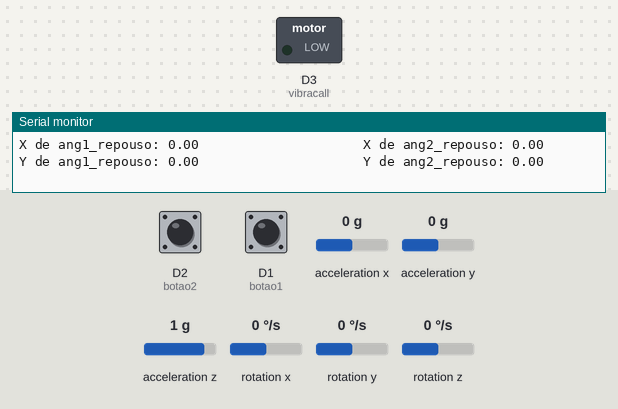
Recording of a sketch running on a simulated ESP8266 (NodeMCU). Shown: switched loads named in the sketch (green lamp = pin HIGH), the last lines printed to the serial monitor. Wiring (inferred from the names in the program): MPU-6050 motion sensor at I2C address 0x68; MPU-6050 motion sensor at I2C address 0x69. The test bench sets the inputs (shaded band); at power-on: D2 (botao2) LOW, acceleration z 1 g, D1 (botao1) LOW, acceleration x 0 g, acceleration y 0 g, rotation x 0 °/s, rotation y 0 °/s, rotation z 0 °/s. WiFi joins after 1.5 s; servers stay silent unless stated.

Above: at 2.7 s.
2.8 s: D2 (botao2) pulled HIGH for 0.3 s
At 5.69 s:
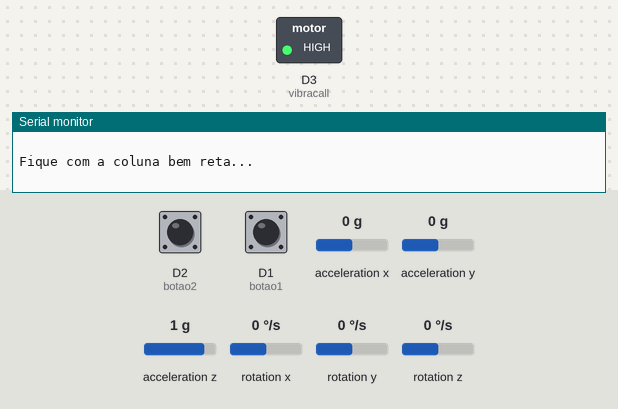
6.2 s: acceleration z set to 0 g
Timing chart, 0 to 12.2 s (numbered marks = the images above; inputs shaded):
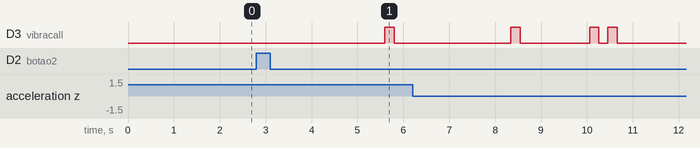

The sketch:

AlignU_3018BST.ino
```cpp
// ---------- PROJETO: ALIGN U ---------------  ORIENTADOR: ALAN LIMA ---------------- EQUIPE: 3018BST  ----------
// ---------- INTEGRANTES: MARIA CLARA (31 TE), MARINA (32 BI), PEDRO NOGUEIRA (34 DS) E RAÍSSA (31 TE) ----------

// MONITORAMENTO: Monitora a variação da coluna ao longo do dia e alerta a pessoa caso esteja em uma má postura.
// MEDIÇÃO SEMANAL: Faz a medição comparando postura reta e repouso e envia para Ubidots.

/* ORDEM VOID:
    configModeCallback()
    SETUP()
    LOOP()
    sensor1()
    sensor2()
    le_posturaReta()
    le_posturaRepouso()
    medicao_coluna()
*/

#include<Wire.h>
#define AR 16384.0
#define GR 131.0
#define RAD_A_DEG 57.295779

#define botao1 D1
#define botao2 D2
#define vibracall D3

#include <WiFiManager.h> // https://github.com/tzapu/WiFiManager
#include "Ubidots.h"

//Endereço em hexadecimal do sensor MPU 6050
const int ENDERECO_SENSOR1=0x68;
const int ENDERECO_SENSOR2=0x69;

const char* UBIDOTS_TOKEN = "BBFF-5zcBruZbdvVyGO4YswaqzubqY8QbC1";  // Put here your Ubidots TOKEN
Ubidots ubidots(UBIDOTS_TOKEN);

int girX1, girY1, girZ1, acelX1, acelY1, acelZ1;
int girX2, girY2, girZ2, acelX2, acelY2, acelZ2;

float Acc1_reto[2];
float Acc1_repouso[2];
float Gy1[2];

float Acc2_reto[2];
float Acc2_repouso[2];
float Gy2[2];

float ang1_reto[2];
float ang1_repouso[2];

float ang2_reto[2];
float ang2_repouso[2];

float aux=0;
float aux2=0;

float diferencapX1 = 0; // diferença monitoramento
float diferencapX2 = 0; // diferença monitoramento
float diferencapY1 = 0; // diferença monitoramento
float diferencapY2 = 0; // diferença monitoramento

float diferencaX1 = 0;  // diferença medição semanal
float diferencaY1 = 0;  // diferença medição semanal
float diferencaX2 = 0;  // diferença medição semanal
float diferencaY2 = 0;  // diferença medição semanal

float mediaX = 0;       // média medição semanal
float mediaY = 0;       // média medição semanal

unsigned long cont_tempoInicial = millis();
unsigned long cont_tempoPostura = millis();

int cont_padrao = 0;    // identifica que o botão de monitoramento foi acionado
int cont_postura = 0;   // identifica que a pessoa está em uma má postura por mais de 10 seg
int cont_tempo;         //


void configModeCallback (WiFiManager *myWiFiManager) {
  Serial.println("Entered config mode");
  Serial.println(WiFi.softAPIP());
  //if you used auto generated SSID, print it
  Serial.println(myWiFiManager->getConfigPortalSSID());
}

///////////////////////////////////////////////////////////////////////// VOID SETUP /////////////////////////////////////////////////////////////////////////

void setup() {
  pinMode(D1,INPUT);
  pinMode(D2,INPUT);
  pinMode(D3,OUTPUT); // Pino para acionar Vibracall

  Serial.begin(115200);
  WiFiManager wifiManager;
  //set callback that gets called when connecting to previous WiFi fails, and enters Access Point mode
  wifiManager.setAPCallback(configModeCallback);
  //fetches ssid and pass and tries to connect
      if(!wifiManager.autoConnect()) {
        Serial.println("failed to connect and hit timeout");
        //reset and try again, or maybe put it to deep sleep
        ESP.restart();
        delay(1000);
        const char *WIFI = WiFi.SSID().c_str(); // Converte string para char* para não haver probvlema de leitura
        const char *SENHA =WiFi.psk().c_str();  // Converte string parar char* para não haver probvlema de leitura
        ubidots.wifiConnect(WIFI, SENHA);
    }

  //Inicializa a biblioteca Wire
  Wire.begin(D6,D5);
  Wire.beginTransmission(ENDERECO_SENSOR1);
  Wire.write(0x6B);

  //Inicializa o sensor
  Wire.write(0);
  Wire.endTransmission(true);
  Wire.beginTransmission(ENDERECO_SENSOR2);
  Wire.write(0x6B);

  //Inicializa o sensor
  Wire.write(0);
  Wire.endTransmission(true);

  //attachInterrupt(digitalPinToInterrupt(D2), medicao, RISING);
}

///////////////////////////////////////////////////////////////////////// VOID LOOP /////////////////////////////////////////////////////////////////////////

void loop() {

  // ------------------------------------------------------------ LEITURA DA POSTURA PADRÃO  ------------------------------------------------------------
  if(digitalRead(botao1)==HIGH) {
    cont_padrao=1;

    delay(1000);

    Serial.println("  ");
    Serial.println("\\\\\\\\\\\\\\\\\\\\\\\\\\\\\\\\\\\\\\\\\\\\\\\\\\\\\\\\\\\\\\\\\\\\\\\\\\\\\\\\\\\\\\\\\\\\\\\\\\\\\\\\\\\\\\\\\\\\\\\\\\");
    Serial.println("  ");
    Serial.println("Fique com a postura reta para a medição padrão");
    Serial.println("  ");

    delay(500);

    digitalWrite(vibracall, HIGH);
    delay(200);
    digitalWrite(vibracall, LOW);
    delay(1000);

    le_posturaReta();

    delay(500);

    digitalWrite(vibracall, HIGH);
    delay(200);
    digitalWrite(vibracall, LOW);
    delay(200);
    digitalWrite(vibracall, HIGH);
    delay(200);
    digitalWrite(vibracall, LOW);

    Serial.println("SENSOR 1 PADRAO                              SENSOR2 PADRAO");
    Serial.print("X de ang1_padrao: ");     Serial.print(ang1_reto[0]);
    Serial.print("                        X de ang2_padrao: ");       Serial.println(ang2_reto[0]);
    Serial.print("Y de ang1_padrao: ");     Serial.print(ang1_reto[1]);
    Serial.print("                        Y de ang2_padrao: ");       Serial.println(ang2_reto[1]);

    Serial.println("  ");
    Serial.println("\\\\\\\\\\\\\\\\\\\\\\\\\\\\\\\\\\\\\\\\\\\\\\\\\\\\\\\\\\\\\\\\\\\\\\\\\\\\\\\\\\\\\\\\\\\\\\\\\\\\\\\\\\\\\\\\\\\\\\\\\\\\\\\\\\\\\\\\\\\\\\\\\\\\\\");

    delay(3000);  // DELAY REDUZIDO
  }

  // ----------------------------------------------------------- DIFERENÇA PADRÃO E REPOUSO  ------------------------------------------------------------
  if(cont_padrao>0) {
    Serial.println("Calculando a diferenca...");
    Serial.println("   ");

    delay(100);  // DELAY REDUZIDO

    diferencapX1 = ang1_reto[0]-ang1_repouso[0]; // diferença sensor 1 de X padrão e repouso
    diferencapY1 = ang1_reto[1]-ang1_repouso[1]; // diferença sensor 1 de Y padrão e repouso

    diferencapX2 = ang2_reto[0]-ang2_repouso[0]; // diferença sensor 2 de X padrão e repouso
    diferencapY2 = ang2_reto[1]-ang2_repouso[1]; // diferença sensor 2 de Y padrão e repouso

    Serial.println("SENSOR 1                                     SENSOR 2");
    Serial.print("diferencapX1: ");    Serial.print(diferencapX1);
    Serial.print("                           diferencapX2: ");    Serial.println(diferencapX2);
    Serial.print("diferencapY1: ");    Serial.print(diferencapY1);
    Serial.print("                           diferencapY2: ");    Serial.println(diferencapY2);

    Serial.println("   ");
    Serial.println("=-=-=-=-=-=-=-=-=-=-=-=-=-=-=-=-=-==-=-=-=-=-=-=-=-=-=-=-=-=-=-=-=-=-=-=-=-=-=-=-=-=-=-=-");
    delay(500);  // DELAY REDUZIDO
  }

  // ------------------------------------------------------------ LEITURA DA POSTURA REPOUSO  ------------------------------------------------------------
  le_posturaRepouso();
  Serial.println("SENSOR 1 REPOUSO                             SENSOR 2 REPOUSO");
  Serial.print("X de ang1_repouso: ");        Serial.print(ang1_repouso[0]);
  Serial.print("                     X de ang2_repouso: ");            Serial.println(ang2_repouso[0]);
  Serial.print("Y de ang1_repouso: ");        Serial.print(ang1_repouso[1]);
  Serial.print("                     Y de ang2_repouso: ");            Serial.println(ang2_repouso[1]);
  Serial.println("  ");

  delay(500);  // DELAY NÃO REDUZIDO

  // -------------------------------------------------------------- FAZ A MEDIÇÃO SEMANAL  ---------------------------------------------------------------
  if(digitalRead(botao2)==HIGH){  // SUBSTITUIR POR INTERRUPÇÃO EXTERNA
    medicao_coluna();
    }

  // -----------------------------------------------------------------------------------------------------------------------------------------------------

      if(diferencapX1<-10||diferencapX1>10 || diferencapY1<-10||diferencapY1>10 || diferencapX2<-10||diferencapX2>10 || diferencapY2<-10||diferencapY2>10)
         { // se a variação é maior que 10
            if(cont_postura==0)
            {
              //primeira vez
              cont_tempoInicial = millis();
            }

        cont_postura=1;   // soma 1
        cont_tempoPostura = millis();

        if((cont_tempoPostura - cont_tempoInicial) > 10000)
        {
            cont_tempo=1;
        }
        else
        {
          cont_tempo=0;
        }
        Serial.print("Tempo: ");
        Serial.print(cont_tempo);
     }

  if(cont_padrao>0) {
     if(cont_tempo==1) {
      delay(2000);
      digitalWrite(vibracall, HIGH);
      delay(2000);
      digitalWrite(vibracall, LOW);
      Serial.println("  ");
      Serial.print("                           Resultado: Postura incorreta");
      Serial.println("  ");
      delay(500);
      cont_postura=0;
      cont_tempo=0;
    }
    else{
      digitalWrite(vibracall, LOW);
      Serial.println("  ");
      Serial.println("                               Sem mudanças");
      Serial.println("  ");
      //cont_postura=0;
      //cont_tempo=0;
      }
  }

    Serial.println("=-=-=-=-=-=-=-=-=-=-=-=-=-=-=-=-=-==-=-=-=-=-=-=-=-=-=-=-=-=-=-=-=-=-=-=-=-=-=-=-=-=-=-=-");

    delay(20);  // DELAY REDUZIDO
}

///////////////////////////////////////////////////////////////////////// VOID SENSOR 1 /////////////////////////////////////////////////////////////////////////

void sensor1(){
  //Começa uma transmissão com o sensor
  Wire.beginTransmission(ENDERECO_SENSOR1);

  //Enfilera os bytes a ser transmitidos para o sensor
  //Começando com o registor 0x3B
  Wire.write(0x3B);  // starting with register 0x3B (ACCEL_XOUT_H)

  //Finaliza e transmite os dados para o sensor. O false fará com que seja enviado uma mensagem
  //de restart e o barramento não será liberado
  Wire.endTransmission(false);

  //Solicita os dados do sensor, solicitando 14 bytes, o true fará com que o barramento seja liberado após a solicitação
  //(o valor padrão deste parâmetro é true)
  Wire.requestFrom(ENDERECO_SENSOR1, 14, true);

  //Armazena o valor dos sensores nas variaveis correspondentes
  acelX1 = Wire.read()<<8|Wire.read();  //0x3B (ACCEL_XOUT_H) & 0x3C (ACCEL_XOUT_L)
  acelY1 = Wire.read()<<8|Wire.read();  //0x3D (ACCEL_YOUT_H) & 0x3E (ACCEL_YOUT_L)
  acelZ1 = Wire.read()<<8|Wire.read();  //0x3F (ACCEL_ZOUT_H) & 0x40 (ACCEL_ZOUT_L)

  girX1 = Wire.read()<<8|Wire.read();  //0x43 (GYRO_XOUT_H) & 0x44 (GYRO_XOUT_L)
  girY1 = Wire.read()<<8|Wire.read();  //0x45 (GYRO_YOUT_H) & 0x46 (GYRO_YOUT_L)
  girZ1 = Wire.read()<<8|Wire.read();  //0x47 (GYRO_ZOUT_H) & 0x48 (GYRO_ZOUT_L)

  // Calculamos os ângulos Y, X respectivamente.
  aux = pow((acelY1/AR),2)+pow((acelZ1/AR),2);
  aux=sqrt(aux);
  aux2 = acelX1/AR;
  }

///////////////////////////////////////////////////////////////////////// VOID SENSOR 2 /////////////////////////////////////////////////////////////////////////

void sensor2(){
  //Começa uma transmissão com o sensor
  Wire.beginTransmission(ENDERECO_SENSOR2);

  //Enfilera os bytes a ser transmitidos para o sensor
  //Começando com o registor 0x3B
  Wire.write(0x3B);  // starting with register 0x3B (ACCEL_XOUT_H)

  //Finaliza e transmite os dados para o sensor. O false fará com que seja enviado uma mensagem
  //de restart e o barramento não será liberado
  Wire.endTransmission(false);

  //Solicita os dados do sensor, solicitando 14 bytes, o true fará com que o barramento seja liberado após a solicitação
  //(o valor padrão deste parâmetro é true)
  Wire.requestFrom(ENDERECO_SENSOR2, 14, true);

  //Armazena o valor dos sensores nas variaveis correspondentes
  acelX2 = Wire.read()<<8|Wire.read();  //0x3B (ACCEL_XOUT_H) & 0x3C (ACCEL_XOUT_L)
  acelY2 = Wire.read()<<8|Wire.read();  //0x3D (ACCEL_YOUT_H) & 0x3E (ACCEL_YOUT_L)
  acelZ2 = Wire.read()<<8|Wire.read();  //0x3F (ACCEL_ZOUT_H) & 0x40 (ACCEL_ZOUT_L)

  girX2 = Wire.read()<<8|Wire.read();  //0x43 (GYRO_XOUT_H) & 0x44 (GYRO_XOUT_L)
  girY2 = Wire.read()<<8|Wire.read();  //0x45 (GYRO_YOUT_H) & 0x46 (GYRO_YOUT_L)
  girZ2 = Wire.read()<<8|Wire.read();  //0x47 (GYRO_ZOUT_H) & 0x48 (GYRO_ZOUT_L)

  // Calculamos os ângulos Y, X respectivamente.
  aux = pow((acelY2/AR),2)+pow((acelZ2/AR),2);
  aux=sqrt(aux);
  aux2 = acelX2/AR;
  }

//////////////////////////////////////////////////////////////////// VOID LE POSTURA RETA ///////////////////////////////////////////////////////////////////////

void le_posturaReta() {
 // ---------------------------------------------- LEITURA DO MPU 1 POSTURA RETA ----------------------------------------------
  sensor1();

  // Calculamos os ângulos Y, X respectivamente.
  Acc1_reto[1] = atan(-1*aux2/aux)*RAD_TO_DEG;
  aux = pow((acelX1/AR),2)+pow((acelZ1/AR),2);
  aux=sqrt(aux);
  aux2 = acelY1/AR;
  Acc1_reto[0] = atan(aux2/aux)*RAD_TO_DEG;
  // Calculamos o ângulo do giroscópio
  Gy1[0] = girX1/GR;
  Gy1[1] = girY1/GR;

  ang1_reto[0] = Acc1_reto[0];  // Sensor 1, valor reto de X
  ang1_reto[1] = Acc1_reto[1];  // Sensor 1, valor reto de Y

  // ---------------------------------------------- LEITURA DO MPU 2 POSTURA RETA ----------------------------------------------
  sensor2();

  // Calculamos os ângulos Y, X respectivamente.
  Acc2_reto[1] = atan(-1*aux2/aux)*RAD_TO_DEG;
  aux = pow((acelX2/AR),2)+pow((acelZ2/AR),2);
  aux=sqrt(aux);
  aux2 = acelY2/AR;
  Acc2_reto[0] = atan(aux2/aux)*RAD_TO_DEG;

  // Calculamos o ângulo do giroscópio
  Gy2[0] = girX2/GR;
  Gy2[1] = girY2/GR;

  ang2_reto[0] = Acc2_reto[0];  // Sensor 2, valor reto de X
  ang2_reto[1] = Acc2_reto[1];  // Sensor 2, valor reto de Y

  delay(30);  // DELAY REDUZIDO
 }

//////////////////////////////////////////////////////////////////// VOID LE POSTURA REPOUSO ///////////////////////////////////////////////////////////////////////

void le_posturaRepouso() {

  // ---------------------------------------------- LEITURA DO MPU 1 POSTURA REPOUSO ----------------------------------------------
  sensor1();

  // Calculamos os ângulos Y, X respectivamente.
  Acc1_repouso[1] = atan(-1*aux2/aux)*RAD_TO_DEG;
  aux = pow((acelX1/AR),2)+pow((acelZ1/AR),2);
  aux=sqrt(aux);
  aux2 = acelY1/AR;
  Acc1_repouso[0] = atan(aux2/aux)*RAD_TO_DEG;
  // Calculamos o ângulo do giroscópio
  Gy1[0] = girX1/GR;
  Gy1[1] = girY1/GR;

  ang1_repouso[0] = Acc1_repouso[0];  // Sensor 1, valor repouso de X
  ang1_repouso[1] = Acc1_repouso[1];  // Sensor 1, valor repouso de Y

  // ---------------------------------------------- LEITURA DO MPU 2 POSTURA REPOUSO ----------------------------------------------
  sensor2();

  // Calculamos os ângulos Y, X respectivamente.
  Acc2_repouso[1] = atan(-1*aux2/aux)*RAD_TO_DEG;
  aux = pow((acelX2/AR),2)+pow((acelZ2/AR),2);
  aux=sqrt(aux);
  aux2 = acelY2/AR;
  Acc2_repouso[0] = atan(aux2/aux)*RAD_TO_DEG;
  // Calculamos o ângulo do giroscópio
  Gy2[0] = girX2/GR;
  Gy2[1] = girY2/GR;

  ang2_repouso[0] = Acc2_repouso[0];  // Sensor 2, valor repouso de X
  ang2_repouso[1] = Acc2_repouso[1];  // Sensor 2, valor repouso de Y
}

///////////////////////////////////////////////////////////////////////// VOID MEDICAO /////////////////////////////////////////////////////////////////////////

void medicao_coluna() {
  cont_padrao=0;
  delay(1000);
  Serial.println("  ");
  Serial.println("\\\\\\\\\\\\\\\\\\\\\\\\\\\\\\\\\\\\\\\\\\\\\\\\\\\\\\\\\\\\\\\\\\\\\\\\\\\\\\\\\\\\\\\\\\\\\\\\\\\\\\\\\\\\\\\\\\\\\\\\\\");
  Serial.println("  ");
  Serial.println("A medição vai comecar...");
  Serial.println("  ");

  delay(1000);

  // ---------------------------------- MEDIÇÃO DA COLUNA RETA ---------------------------------

  Serial.println("Fique com a coluna bem reta...");
  Serial.println("  ");

  delay(500);

  digitalWrite(vibracall, HIGH);
  delay(200);
  digitalWrite(vibracall, LOW);

  delay(1000);  // DELAY NÃO REDUZIDO

  le_posturaReta();

  Serial.println("SENSOR 1 RETO                                SENSOR2 RETO");
  Serial.print("X de ang1_reto: ");     Serial.print(ang1_reto[0]);
  Serial.print("                        X de ang2_reto: ");       Serial.println(ang2_reto[0]);
  Serial.print("Y de ang1_reto: ");     Serial.print(ang1_reto[1]);
  Serial.print("                        Y de ang2_reto: ");       Serial.println(ang2_reto[1]);

  delay(1000);  // DELAY NÃO REDUZIDO

  Serial.println("--------------------------                   -------------------------- ");
  Serial.println("Pode relaxar...");
  Serial.println("  ");

  delay(500);

  digitalWrite(vibracall, HIGH);
  delay(200);
  digitalWrite(vibracall, LOW);

  delay(1000);

  le_posturaRepouso();

  Serial.println("SENSOR 1 REPOUSO                             SENSOR 2 REPOUSO");
  Serial.print("X de ang1_repouso: ");        Serial.print(ang1_repouso[0]);
  Serial.print("                     X de ang2_repouso: ");            Serial.println(ang2_repouso[0]);
  Serial.print("Y de ang1_repouso: ");        Serial.print(ang1_repouso[1]);
  Serial.print("                     Y de ang2_repouso: ");            Serial.println(ang2_repouso[1]);

  delay(500);

  digitalWrite(vibracall, HIGH);
  delay(200);
  digitalWrite(vibracall, LOW);
  delay(200);
  digitalWrite(vibracall, HIGH);
  delay(200);
  digitalWrite(vibracall, LOW);

  delay(1000);  // DELAY NÃO REDUZIDO

  Serial.println("-----------------------------------------------------------------------------------------");

  delay(1000);  // DELAY NÃO REDUZIDO

  // ---------------------------------- DIFERENÇA RETO E REPOUSO --------------------------------

  Serial.println("Calculando a diferenca...");
  Serial.println("   ");

  delay(100);  // DELAY REDUZIDO

  diferencaX1 = ang1_reto[0]-ang1_repouso[0]; // diferença sensor 1 de X reto e repouso
  diferencaY1 = ang1_reto[1]-ang1_repouso[1]; // diferença sensor 1 de Y reto e repouso

  diferencaX2 = ang2_reto[0]-ang2_repouso[0]; // diferença sensor 2 de X reto e repouso
  diferencaY2 = ang2_reto[1]-ang2_repouso[1]; // diferença sensor 2 de Y reto e repouso

  mediaX = (diferencaX1 + diferencaX2) / 2;
  mediaY = (diferencaY1 + diferencaY2) / 2;

  if(diferencaX1<0) {
    diferencaX1 = diferencaX1 * (-1);
  }

  if(diferencaX2<0) {
    diferencaX2 = diferencaX2 * (-1);
  }

  if(diferencaY1<0) {
    diferencaY1 = diferencaY1 * (-1);
  }

  if(diferencaY2<0) {
    diferencaY2 = diferencaY2 * (-1);
  }

  if(mediaX<0) {
    mediaX = mediaX * (-1);
  }

  if(mediaY<0) {
    mediaY = mediaY * (-1);
  }

  Serial.println("SENSOR 1                                     SENSOR 2");
  Serial.print("diferencaX1: ");    Serial.print(diferencaX1);
  Serial.print("                           diferencaX2: ");    Serial.println(diferencaX2);
  Serial.print("diferencaY1: ");    Serial.print(diferencaY1);
  Serial.print("                           diferencaY2: ");    Serial.println(diferencaY2);

  Serial.println("  ");

  Serial.println("SENSOR 1                                     SENSOR 2");
  Serial.println("----------------   CÁLCULO MÉDIAS   -----------------");

  Serial.println("  ");

  Serial.print("mediaX: ");    Serial.print(mediaX);
  Serial.print("                           mediaY: ");    Serial.println(mediaY);

  Serial.println("\\\\\\\\\\\\\\\\\\\\\\\\\\\\\\\\\\\\\\\\\\\\\\\\\\\\\\\\\\\\\\\\\\\\\\\\\\\\\\\\\\\\\\\\\\\\\\\\\\\\\\\\\\\\\\\\\\\\\\\\\\");
  Serial.println("  ");
  delay(500);  // DELAY REDUZIDO

  // ---------------------------------- ENVIO PARA O UBIDOTS ---------------------------------

  unsigned long timestamp_seconds = 1571615253L;  // Put here your timestamp in seconds
  unsigned int timestamp_milliseconds = 0;        // Put here the number of milliseconds to shift your timestamp


  ubidots.add("mpux1", diferencaX1, NULL, timestamp_seconds, timestamp_milliseconds);  // Change for your variable name
  ubidots.add("mpuy1", diferencaY1, NULL, timestamp_seconds, timestamp_milliseconds);  // Change for your variable name

  ubidots.add("mpux2", diferencaX2, NULL, timestamp_seconds, timestamp_milliseconds);  // Change for your variable name
  ubidots.add("mpuy2", diferencaY2, NULL, timestamp_seconds, timestamp_milliseconds);  // Change for your variable name

  ubidots.add("mediaX", mediaX, NULL, timestamp_seconds, timestamp_milliseconds);  // Change for your variable name
  ubidots.add("mediaY", mediaY, NULL, timestamp_seconds, timestamp_milliseconds);  // Change for your variable name

  bool bufferSent = false;
  bufferSent = ubidots.send();  // Will send data to a device label that matches the device Id

  if (bufferSent) {
    // Do something if values were sent properly
    //Serial.println("Values sent by the device");
    Serial.println("Os dados foram enviados ao Ubidots.");
  }

  delay(1000);
  cont_padrao++;
}
```

Measured:
- after the input at 2.8 s, D3 (vibracall): LOW → HIGH after 2.8 s, → LOW 0.20 s later
